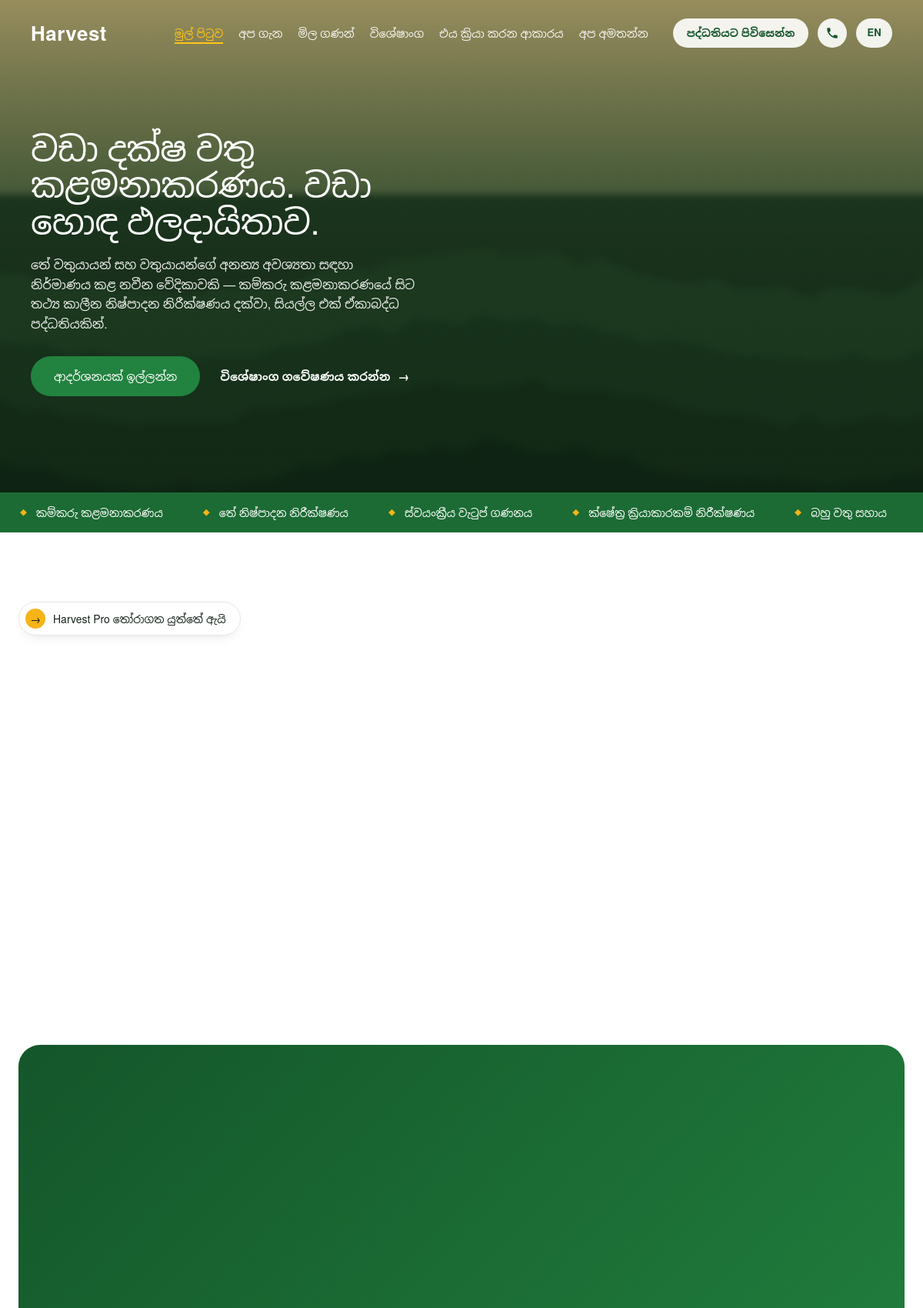
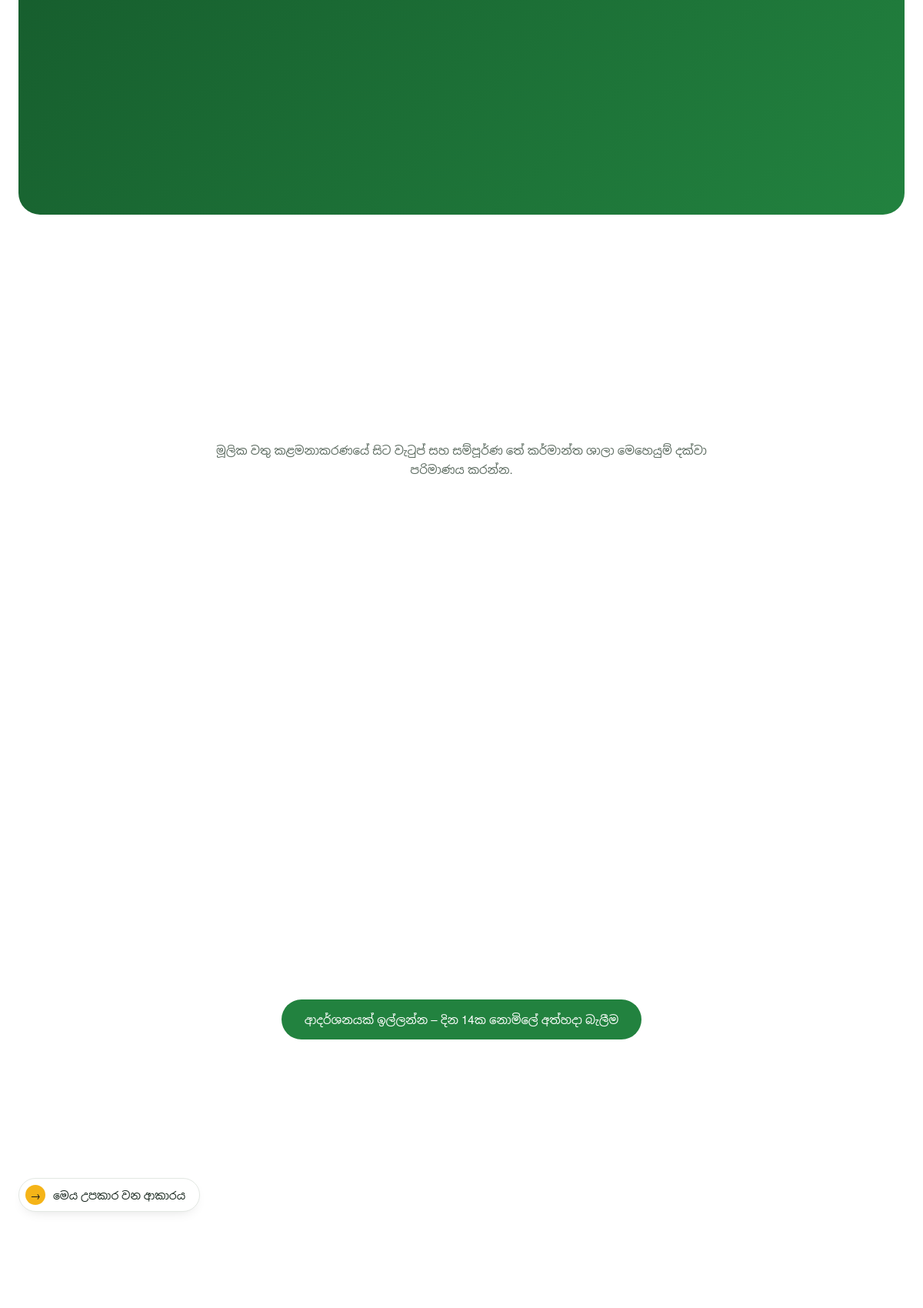
Page /?lang=si (upper part) on the committed database (2 pictures, top to bottom).
### tables this page shows
CREATE TABLE IF NOT EXISTS `hero_slides` (
  `id` INT(11) NOT NULL AUTO_INCREMENT,
  `headline` VARCHAR(255) NOT NULL DEFAULT '',
  `subtext` TEXT DEFAULT NULL,
  `btn1_text` VARCHAR(100) DEFAULT NULL,
  `btn1_link` VARCHAR(255) DEFAULT NULL,
  `btn2_text` VARCHAR(100) DEFAULT NULL,
  `btn2_link` VARCHAR(255) DEFAULT NULL,
  `image` VARCHAR(255) DEFAULT NULL,
  `sort_order` INT(11) NOT NULL DEFAULT 0,
  `is_active` TINYINT(1) NOT NULL DEFAULT 1,
   
   
  `headline_si` VARCHAR(255) DEFAULT NULL,
  `subtext_si` TEXT DEFAULT NULL,
  `btn1_text_si` VARCHAR(100) DEFAULT NULL,
  `btn2_text_si` VARCHAR(100) DEFAULT NULL,
  PRIMARY KEY (`id`)
);

### includes/functions.php (called while the page is built, shortened)
<?php
require_once __DIR__ . '/config.php';
function current_lang(): string
{
    return CURRENT_LANG;
}
function translate(?string $text): string
{
    $text = (string)$text;
    if ($text === '' || current_lang() !== 'si') {
        return $text;
    }
    return $GLOBALS['TRANSLATIONS_SI'][$text] ?? $text;
}
function localized(string $english, ?string $sinhalaOverride): string
{
    if (current_lang() === 'si' && $sinhalaOverride !== null && $sinhalaOverride !== '') {
        return $sinhalaOverride;
    }
    return translate($english);
}
function ensure_hero_slide_si_columns(): void
{
    global $pdo;
    try {
        $existing = array_column($pdo->query("SHOW COLUMNS FROM hero_slides")->fetchAll(), 'Field');
        $columns = [
            'headline_si'  => 'VARCHAR(255) NULL',
            'subtext_si'   => 'TEXT NULL',
            'btn1_text_si' => 'VARCHAR(100) NULL',
            'btn2_text_si' => 'VARCHAR(100) NULL',
        ];
        $stmt = $pdo->prepare(
            "INSERT INTO settings (setting_key, setting_value) VALUES ('schema_hero_si_migrated', '1')
             ON DUPLICATE KEY UPDATE setting_value = '1'"
        );
        $stmt->execute();
    } catch (PDOException $e) {
    }
}
function get_settings(): array
{
    global $pdo;
    static $cache = null;
    if ($cache !== null) {
        return $cache;
    }
    $cache = [];
    $rows = $pdo->query("SELECT setting_key, setting_value FROM settings")->fetchAll();
    foreach ($rows as $row) {
        $cache[$row['setting_key']] = $row['setting_value'];
    }
    return $cache;
}
function setting(string $key, string $default = ''): string
{
    $settings = get_settings();
    $value = isset($settings[$key]) && $settings[$key] !== '' ? $settings[$key] : $default;
    return translate($value);
}
function e(?string $value): string
{
    return htmlspecialchars((string)$value, ENT_QUOTES, 'UTF-8');
}
function resolve_image_url(string $value, string $fallback = ''): string
{
    if ($value === '') {
        return $fallback;
    }
    return UPLOAD_URL . ltrim($value, '/');
}
function get_hero_slides(): array
{
    global $pdo;
    ensure_hero_slide_si_columns();
    $rows = $pdo->query(
        "SELECT * FROM hero_slides WHERE is_active = 1 ORDER BY sort_order ASC, id ASC"
    )->fetchAll();
    foreach ($rows as &$row) {
        $row['headline']  = localized($row['headline'] ?? '', $row['headline_si'] ?? null);
        $row['subtext']   = localized($row['subtext'] ?? '', $row['subtext_si'] ?? null);
        $row['btn1_text'] = localized($row['btn1_text'] ?? '', $row['btn1_text_si'] ?? null);
    }
    return $rows;
}
    ?>

### includes/maintenance-gate.php (called while the page is built, shortened)
<?php
if (setting('maintenance_mode') === '1' && empty($_SESSION['admin_id'])) {
    http_response_code(503);
    header('Retry-After: 3600');
    $mTitle = setting('maintenance_title', 'We\'ll be right back');
    $mMsg   = setting('maintenance_message', 'We\'re currently performing scheduled maintenance. Please check back shortly.');
    $mBrand = setting('brand_name', 'Harvest');
    $mFavicon = image_url('favicon');
    ?>
<!DOCTYPE html>
<html lang="<?= e(current_lang()) ?>">
<head>
<meta charset="UTF-8">
<meta name="viewport" content="width=device-width, initial-scale=1.0">
<?php if ($mFavicon !== ''): ?><link rel="icon" href="<?= e($mFavicon) ?>"><?php endif; ?>
<title><?= e($mTitle) ?> — <?= e($mBrand) ?></title>
<style>
  * { margin: 0; padding: 0; box-sizing: border-box; }
  body {
    min-height: 100vh; display: flex; align-items: center; justify-content: center;
    background: #0f3d1e; color: #fff; font-family: "Helvetica Neue", Helvetica, Arial, sans-serif; text-align: center; padding: 24px;
  }
  .m-box { max-width: 480px; }
  .m-brand { font-family: "Helvetica Neue", Helvetica, Arial, sans-serif; font-weight: 600; font-size: 22px; margin-bottom: 28px; color: #f5b418; }
  h1 { font-family: "Helvetica Neue", Helvetica, Arial, sans-serif; font-weight: 300; font-size: 32px; margin-bottom: 14px; }
  p { font-size: 15px; line-height: 1.6; color: #d7e2da; }
</style>
</head>
<body>
  <div class="m-box">
    <div class="m-brand"><?= e($mBrand) ?> Pro</div>
    <h1><?= e($mTitle) ?></h1>
    <p><?= nl2br_e($mMsg) ?></p>
  </div>
</body>
</html>
<?php
    exit;
}

### index.php (the view, shortened to what this page needs)
<?php
require_once __DIR__ . '/includes/functions.php';
require_once __DIR__ . '/includes/maintenance-gate.php';
$tickerItems = array_filter(array_map('trim', explode('|', setting('ticker_items'))));
$visitorKeyframes = [
    [0, 12], [360, 10], [540, 35], [720, 55], [900, 70], [1080, 90], [1200, 100], [1320, 75], [1440, 12],
];
$slNow = new DateTime('now', new DateTimeZone('Asia/Colombo'));
$slMin = ((int) $slNow->format('H')) * 60 + (int) $slNow->format('i');
for ($i = 0; $i < count($visitorKeyframes) - 1; $i++) {
    [$m1, $v1] = $visitorKeyframes[$i];
    [$m2, $v2] = $visitorKeyframes[$i + 1];
    if ($slMin >= $m1 && $slMin <= $m2) {
        break;
    }
}
$pricingBtnText = setting('pricing_btn_text', 'Request a Demo – 14-Day Free Trial');
$pricingBtnLink = setting('pricing_btn_link', '#contact');
$heroSlides = get_hero_slides();
?>
<!DOCTYPE html>
<html lang="<?= e(current_lang()) ?>">
<head>
<link rel="stylesheet" href="assets/css/style.css?v=5.4">
</head>
<body>
<?php $activeNav = 'home'; require __DIR__ . '/includes/site-nav.php'; ?>
<header class="hero" id="home">
  <div class="hero-slider" id="heroSlider">
    <?php foreach ($heroSlides as $i => $slide):
        $slideBg = resolve_image_url($slide['image'] ?? '', 'assets/images/hero-bg.jpg');
    ?>
      <div class="hero-slide<?= $i === 0 ? ' active' : '' ?>" style="background-image:linear-gradient(rgba(10,30,15,.4),rgba(10,30,15,.55)),url('<?= e($slideBg) ?>');">
        <div class="hero-inner">
          <div class="hero-content">
            <h1 class="hero-title"><?= e($slide['headline'] ?? '') ?></h1>
            <?php if (!empty($slide['subtext'])): ?><p class="hero-sub"><?= e($slide['subtext']) ?></p><?php endif; ?>
            <div class="hero-btns">
              <?php if (!empty($slide['btn1_text'])): ?>
                <a href="<?= e($slide['btn1_link'] ?: '#') ?>" class="btn btn-primary"><?= e($slide['btn1_text']) ?></a>
              <?php endif; ?>
              <?php if (!empty($slide['btn2_text'])): ?>
                <a href="<?= e($slide['btn2_link'] ?: '#') ?>" class="btn btn-text"><?= e($slide['btn2_text']) ?> <span>&rarr;</span></a>
              <?php endif; ?>
            </div>
          </div>
        </div>
      </div>
    <?php endforeach; ?>
  </div>
</header>
<div class="ticker">
  <div class="ticker-track">
    <?php for ($i = 0; $i < 2; $i++): ?>
      <?php foreach ($tickerItems as $item): ?>
        <span class="ticker-item"><span class="diamond">&#9670;</span> <?= e($item) ?></span>
      <?php endforeach; ?>
    <?php endfor; ?>
  </div>
</div>
<section class="why section" id="about">
  <div class="container">
    <span class="pill"><span class="pill-arrow">&rarr;</span> <?= e(setting('why_badge')) ?></span>
    <div class="why-grid">
    </div>
  </div>
</section>
<section class="features section" id="features">
  <div class="container">
    <div class="features-card">
      <div class="features-right">
      </div>
    </div>
  </div>
</section>
<section class="pricing section">
  <div class="container">
    <p class="pricing-subtitle"><?= e(setting('pricing_subtitle', 'Scale from basic estate management to payroll and complete tea factory operations.')) ?></p>
    <div class="pricing-grid">
    </div>
    <div class="pricing-cta">
      <a href="<?= e($pricingBtnLink) ?>" class="btn btn-primary"><?= e($pricingBtnText) ?></a>
    </div>
  </div>
</section>
<section class="how section">
  <div class="container">
    <span class="pill"><span class="pill-arrow">&rarr;</span> <?= e(setting('how_badge')) ?></span>
    <div class="how-grid">
    </div>
  </div>
</section>
<?php require __DIR__ . '/includes/site-footer.php'; ?>

### assets/css/style.css (style rules this page uses)
:root { --green-900: #0f3d1e; --green-800: #14562a; --green-700: #1c6b34; --green-600: #22823f; --green-500: #2f9d4e; --green-050: #eaf3ec; --gold: #f5b418; --gold-soft: #f6c243; --ink: #14231a; --muted: #5c6b60; --line: #e3e8e3; --white: #ffffff; --cream: #f7f8f6; --radius: 18px; --radius-lg: 28px; --shadow: 0 20px 50px -20px rgba(15, 45, 25, .35); --maxw: 1200px; }
* { margin: 0; padding: 0; box-sizing: border-box; }
html { scroll-behavior: smooth; }
body { font-family: "Helvetica Neue", Helvetica, Arial, "Noto Sans Sinhala", sans-serif; color: var(--ink); background: var(--white); line-height: 1.6; overflow-x: hidden; overflow-wrap: break-word; -webkit-text-size-adjust: 100%; }
.reveal { opacity: 0; transform: translateY(28px); transition: opacity .7s ease, transform .7s ease; }
.reveal.in-view { opacity: 1; transform: translateY(0); }
h1, h2, h3, h4, h5, h6 { font-family: "Helvetica Neue", Helvetica, Arial, "Noto Sans Sinhala", sans-serif; font-weight: 300; }
a { text-decoration: none; color: inherit; }
.container { width: 100%; max-width: var(--maxw); margin: 0 auto; padding: 0 24px; }
.section { padding: 90px 0; }
.hero-title, .why-heading, .features-title, .how-title, .cta-title, .page-banner h1, .feature-text h2, .about-story-panel h2, .partners-head h2, .why-choose-title, .contact-form-inner h2 { line-height: 1.08; letter-spacing: -.01em; }
.btn { display: inline-flex; align-items: center; gap: 10px; font-size: 15px; font-weight: 500; cursor: pointer; border: none; transition: all .25s ease; white-space: nowrap; }
.btn-primary { background: var(--green-600); color: #fff; padding: 14px 30px; border-radius: 40px; }
.btn-text { color: #fff; padding: 14px 8px; font-weight: 600; }
.btn-text span { transition: transform .25s ease; }
.hero { position: relative; color: #fff; min-height: 640px; display: flex; flex-direction: column; }
.hero-slider { position: relative; flex: 1; overflow: hidden; }
.hero-slide { position: absolute; inset: 0; background-size: cover; background-position: center; display: flex; align-items: center; transform: translateX(100%); transition: transform .7s ease; pointer-events: none; z-index: 1; }
.hero-slide.active { transform: translateX(0); pointer-events: auto; z-index: 2; }
.hero-inner { width: 100%; max-width: 1320px; margin: 0 auto; padding: 112px 40px 70px; }
.hero-content { max-width: 560px; }
.hero-title { font-size: 58px; margin-bottom: 22px; }
html[lang="si"] .hero-title { font-size: 44px; }
.hero-sub { font-size: 16px; opacity: .92; max-width: 500px; margin-bottom: 30px; }
.hero-btns { display: flex; align-items: center; gap: 18px; flex-wrap: wrap; }
.ticker { background: var(--green-700); overflow: hidden; padding: 15px 0; }
.ticker-track { display: flex; gap: 0; white-space: nowrap; animation: scroll 32s linear infinite; width: max-content; }
.ticker-item { color: #fff; font-size: 14px; font-weight: 500; display: inline-flex; align-items: center; gap: 12px; padding: 0 26px; }
.ticker-item .diamond { color: var(--gold); font-size: 9px; }
.pill { display: inline-flex; align-items: center; gap: 10px; background: #fff; border: 1px solid var(--line); padding: 8px 18px 8px 8px; border-radius: 40px; font-size: 14px; font-weight: 500; color: var(--ink); box-shadow: 0 6px 18px -10px rgba(0,0,0,.2); }
.pill-arrow { width: 26px; height: 26px; border-radius: 50%; background: var(--gold); color: #1a1a1a; display: grid; place-items: center; font-size: 14px; }
.why-grid { display: grid; grid-template-columns: 1fr 1fr; gap: 60px; align-items: center; margin-top: 40px; }
.features { padding-top: 20px; }
.features-card { background: var(--green-700); background-image: linear-gradient(135deg, var(--green-800), var(--green-600)); border-radius: var(--radius-lg); padding: 55px 50px; color: #fff; display: grid; grid-template-columns: 1fr 1.15fr; gap: 50px; position: relative; overflow: hidden; }
.features-right { display: grid; grid-template-columns: 1fr 1fr; gap: 16px; align-content: center; }
.pricing { text-align: center; }
.pricing-subtitle { max-width: 680px; margin: 0 auto 50px; color: var(--muted); font-size: 15px; line-height: 1.7; }
.pricing-grid { display: grid; grid-template-columns: repeat(3, 1fr); gap: 24px; text-align: left; align-items: start; }
.pricing-cta { margin-top: 46px; }
.how-grid { display: grid; grid-template-columns: 1fr 1.3fr; gap: 60px; margin-top: 36px; }

### rows in the picture
hero_slides: headline_si "වඩා දක්ෂ වතු කළමනාකරණය. වඩා හොඳ ඵලදායිතාව.", subtext_si "තේ වතුයායන් සහ වතුයායන්ගේ අනන්‍ය අවශ්‍යතා සඳහා නිර්මාණය කළ නවීන වේදිකාවකි — කම්කරු කළමනාකරණයේ සිට තථ්‍ය කාලීන නිෂ්පාදන නිරීක්ෂණය දක්වා, සියල්ල එක් ඒකාබද්ධ පද්ධතියකින්.", btn1_text_si "ආදර්ශනයක් ඉල්ලන්න", btn2_text_si "විශේෂාංග ගවේෂණය කරන්න"

### other values in the picture
$brandName "Harvest"
t('Home') "මුල් පිටුව"
t('About Us') "අප ගැන"
t('Pricing') "මිල ගණන්"
t('Features') "විශේෂාංග"
t('How It Works') "එය ක්‍රියා කරන ආකාරය"
t('Contact Us') "අප අමතන්න"
t('System Login') "පද්ධතියට පිවිසෙන්න"
$langLabel "EN"
$item "කම්කරු කළමනාකරණය"
$item "තේ නිෂ්පාදන නිරීක්ෂණය"
$item "ස්වයංක්‍රීය වැටුප් ගණනය"
$item "ක්ෂේත්‍ර ක්‍රියාකාරකම් නිරීක්ෂණය"
$item "බහු වතු සහාය"
setting('why_badge') "Harvest Pro තෝරාගත යුත්තේ ඇයි"
